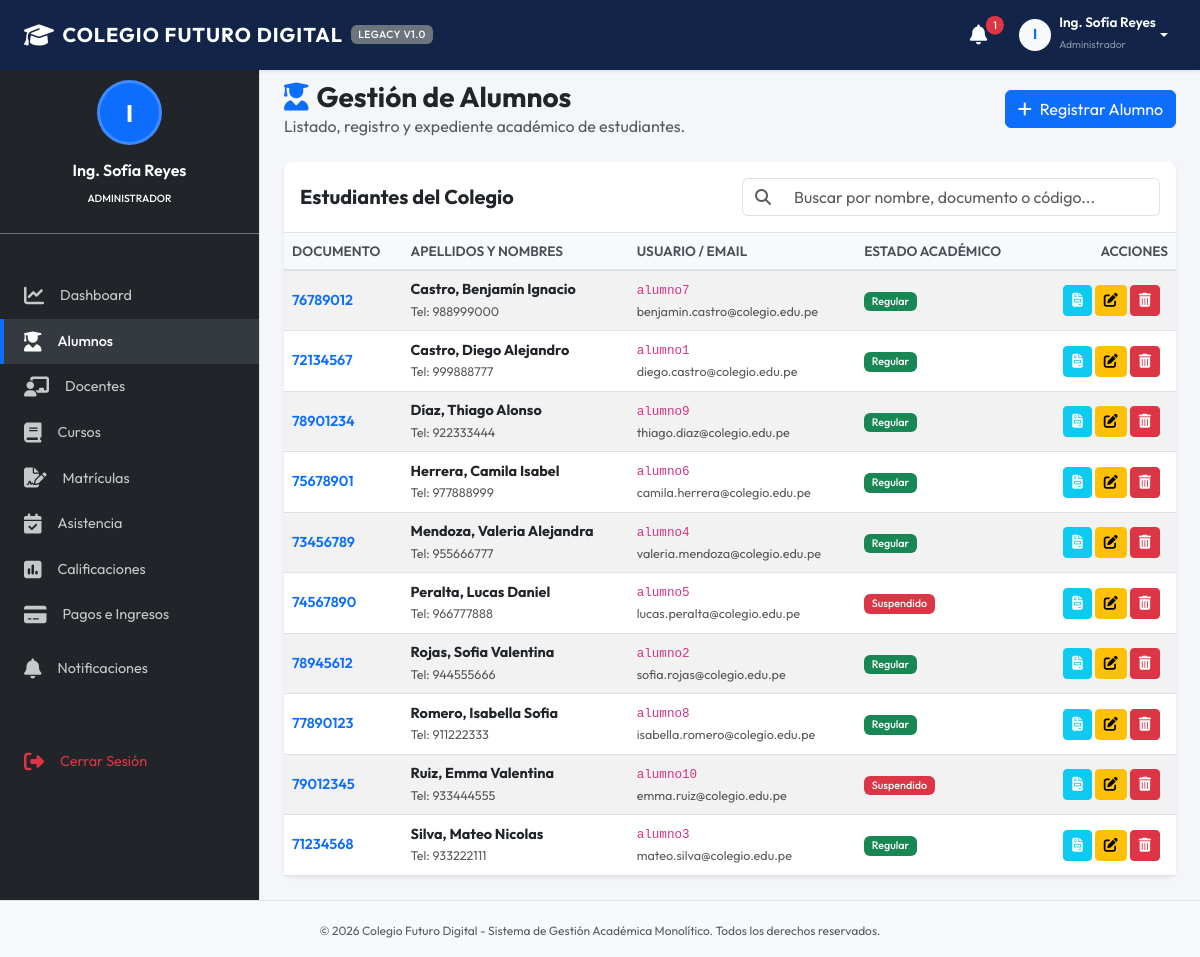
/modules/alumnos.php (signed in), run on the app's committed database.
### tables this page shows
CREATE TABLE alumnos (
            id INTEGER PRIMARY KEY AUTOINCREMENT,
            usuario_id INTEGER UNIQUE,
            nombre TEXT NOT NULL,
            apellido TEXT NOT NULL,
            documento TEXT UNIQUE NOT NULL,
            fecha_nacimiento TEXT,
            direccion TEXT,
            telefono TEXT,
            estado_academico TEXT DEFAULT 'Regular' CHECK(estado_academico IN ('Regular', 'Condicional', 'Suspendido', 'Egresado')),
            FOREIGN KEY (usuario_id) REFERENCES usuarios(id) ON DELETE SET NULL
        );

CREATE TABLE usuarios (
            id INTEGER PRIMARY KEY AUTOINCREMENT,
            username TEXT UNIQUE NOT NULL,
            password TEXT NOT NULL,
            nombre TEXT NOT NULL,
            email TEXT,
            rol TEXT NOT NULL CHECK(rol IN ('Director', 'Administrador', 'Docente', 'Alumno', 'Padre de familia'))
        );

### modules/alumnos.php (the view, shortened to what this page needs)
<?php
$rol = $_SESSION['usuario_rol'];
$can_modify = in_array($rol, ['Director', 'Administrador']);
$action = $_GET['action'] ?? 'list';
require_once __DIR__ . '/../includes/header.php';
require_once __DIR__ . '/../includes/sidebar.php';
?>
<div class="d-flex justify-content-between align-items-center mb-4">
    <div>
        <h1 class="h3 mb-0 text-dark fw-bold"><i class="fa-solid fa-user-graduate me-2 text-primary"></i>Gestión de Alumnos</h1>
        <p class="text-muted mb-0">Listado, registro y expediente académico de estudiantes.</p>
    </div>
    <?php if ($action === 'list' && $can_modify): ?>
        <a href="alumnos.php?action=new" class="btn btn-primary"><i class="fa-solid fa-plus me-2"></i>Registrar Alumno</a>
    <?php elseif ($action !== 'list'): ?>
        <a href="alumnos.php" class="btn btn-outline-secondary"><i class="fa-solid fa-arrow-left me-2"></i>Volver al Listado</a>
    <?php endif; ?>
</div>
<?php if ($action === 'list'): ?>
    <?php
    try {
        $stmt = $pdo->query("
            SELECT a.*, u.username, u.email
            FROM alumnos a
            LEFT JOIN usuarios u ON a.usuario_id = u.id
            ORDER BY a.apellido ASC, a.nombre ASC
        ");
        $alumnos = $stmt->fetchAll();
    } catch (PDOException $e) {
        echo "<div class='alert alert-danger'>Error al cargar alumnos: " . $e->getMessage() . "</div>";
        $alumnos = [];
    }
    ?>
    <div class="card bg-white shadow-sm border-0">
        <div class="card-header bg-transparent border-bottom py-3">
            <div class="row align-items-center">
                <div class="col-md-6">
                    <h5 class="card-title mb-0 fw-bold">Estudiantes del Colegio</h5>
                </div>
                <div class="col-md-6 mt-2 mt-md-0">
                    <div class="input-group">
                        <span class="input-group-text bg-white border-end-0"><i class="fa-solid fa-magnifying-glass text-muted"></i></span>
                        <input type="text" class="form-control border-start-0" id="tableSearch" placeholder="Buscar por nombre, documento o código...">
                    </div>
                </div>
            </div>
        </div>
        <div class="card-body p-0">
            <div class="table-responsive">
                <table class="table table-hover table-striped align-middle mb-0">
                    <thead>
                        <tr>
                            <th>Documento</th>
                            <th>Apellidos y Nombres</th>
                            <th>Usuario / Email</th>
                            <th>Estado Académico</th>
                            <th class="text-end">Acciones</th>
                        </tr>
                    </thead>
                    <tbody>
                        <?php if (empty($alumnos)): ?>
                            <tr>
                                <td colspan="5" class="text-center py-4 text-muted">No hay alumnos registrados en el sistema.</td>
                            </tr>
                        <?php else: ?>
                            <?php foreach ($alumnos as $al): ?>
                                <tr>
                                    <td class="fw-semibold text-primary"><?php echo htmlspecialchars($al['documento']); ?></td>
                                    <td>
                                        <div class="fw-bold"><?php echo htmlspecialchars($al['apellido'] . ', ' . $al['nombre']); ?></div>
                                        <small class="text-muted">Tel: <?php echo htmlspecialchars($al['telefono'] ?: '-'); ?></small>
                                    </td>
                                    <td>
                                        <div><code><?php echo htmlspecialchars($al['username'] ?: ''); ?></code></div>
                                        <small class="text-muted"><?php echo htmlspecialchars($al['email'] ?: ''); ?></small>
                                    </td>
                                    <td>
                                        <?php
                                        $badgeColor = 'bg-success';
                                        if ($al['estado_academico'] === 'Condicional') $badgeColor = 'bg-warning text-dark';
                                        elseif ($al['estado_academico'] === 'Suspendido') $badgeColor = 'bg-danger';
                                        elseif ($al['estado_academico'] === 'Egresado') $badgeColor = 'bg-info';
                                        ?>
                                        <span class="badge <?php echo $badgeColor; ?>"><?php echo $al['estado_academico']; ?></span>
                                    </td>
                                    <td class="text-end px-3">
                                        <a href="alumnos.php?action=view&id=<?php echo $al['id']; ?>" class="btn btn-sm btn-info text-white" title="Ver Expediente"><i class="fa-solid fa-file-invoice"></i></a>
                                        <?php if ($can_modify): ?>
                                            <a href="alumnos.php?action=edit&id=<?php echo $al['id']; ?>" class="btn btn-sm btn-warning" title="Editar"><i class="fa-solid fa-pen-to-square"></i></a>
                                            <a href="alumnos.php?action=delete&id=<?php echo $al['id']; ?>" class="btn btn-sm btn-danger" title="Eliminar" onclick="return confirmarEliminacion('¿Desea eliminar este alumno? Se borrarán sus notas, asistencias, pagos y su usuario del sistema.');"><i class="fa-solid fa-trash-can"></i></a>
                                        <?php endif; ?>
                                    </td>
                                </tr>
                            <?php endforeach; ?>
                        <?php endif; ?>
                    </tbody>
                </table>
            </div>
        </div>
    </div>
<?php endif; ?>
<?php
require_once __DIR__ . '/../includes/footer.php';
?>

### assets/css/style.css (style rules this page uses)
:root { --primary-color: #1e3c72; --primary-dark: #122548; --primary-light: #2a5298; --secondary-color: #6c757d; --bg-light: #f4f6f9; --sidebar-bg: #212529; --sidebar-hover: #343a40; --sidebar-active: #0d6efd; --text-dark: #333333; --font-sans: 'Outfit', 'Roboto', -apple-system, BlinkMacSystemFont, "Segoe UI", sans-serif; }
body { font-family: var(--font-sans); background-color: var(--bg-light); color: var(--text-dark); margin: 0; padding-top: 56px; display: flex; flex-direction: column; min-height: 100vh; }
.card { border-radius: 8px; box-shadow: 0 4px 6px rgba(0, 0, 0, 0.05); }
.table { border-collapse: separate; border-spacing: 0; }
.table th { background-color: #f8f9fa; color: #495057; font-weight: 600; border-bottom: 2px solid #dee2e6; font-size: 0.85rem; text-transform: uppercase; }
.table td { font-size: 0.9rem; vertical-align: middle; }
.badge { font-weight: 500; padding: 0.4em 0.7em; }

### data on the page
alumnos: documento "76789012", apellido+nombre "Castro, Benjamín Ignacio", telefono "988999000", usuario.username "alumno7", usuario.email "benjamin.castro@colegio.edu.pe", estado_academico "Regular"
alumnos: documento "72134567", apellido+nombre "Castro, Diego Alejandro", telefono "999888777", usuario.username "alumno1", usuario.email "diego.castro@colegio.edu.pe", estado_academico "Regular"
alumnos: documento "78901234", apellido+nombre "Díaz, Thiago Alonso", telefono "922333444", usuario.username "alumno9", usuario.email "thiago.diaz@colegio.edu.pe", estado_academico "Regular"
alumnos: documento "75678901", apellido+nombre "Herrera, Camila Isabel", telefono "977888999", usuario.username "alumno6", usuario.email "camila.herrera@colegio.edu.pe", estado_academico "Regular"
alumnos: documento "73456789", apellido+nombre "Mendoza, Valeria Alejandra", telefono "955666777", usuario.username "alumno4", usuario.email "valeria.mendoza@colegio.edu.pe", estado_academico "Regular"
alumnos: documento "74567890", apellido+nombre "Peralta, Lucas Daniel", telefono "966777888", usuario.username "alumno5", usuario.email "lucas.peralta@colegio.edu.pe", estado_academico "Suspendido"
alumnos: documento "78945612", apellido+nombre "Rojas, Sofia Valentina", telefono "944555666", usuario.username "alumno2", usuario.email "sofia.rojas@colegio.edu.pe", estado_academico "Regular"
alumnos: documento "77890123", apellido+nombre "Romero, Isabella Sofia", telefono "911222333", usuario.username "alumno8", usuario.email "isabella.romero@colegio.edu.pe", estado_academico "Regular"
alumnos: documento "79012345", apellido+nombre "Ruiz, Emma Valentina", telefono "933444555", usuario.username "alumno10", usuario.email "emma.ruiz@colegio.edu.pe", estado_academico "Suspendido"
alumnos: documento "71234568", apellido+nombre "Silva, Mateo Nicolas", telefono "933222111", usuario.username "alumno3", usuario.email "mateo.silva@colegio.edu.pe", estado_academico "Regular"

### other printed values
$notif_count "1"
substr($_SESSION['usuario_nombre'], 0, 1) "I"
$_SESSION['usuario_nombre'] "Ing. Sofía Reyes"
$_SESSION['usuario_rol'] "Administrador"
$rol "ADMINISTRADOR"
